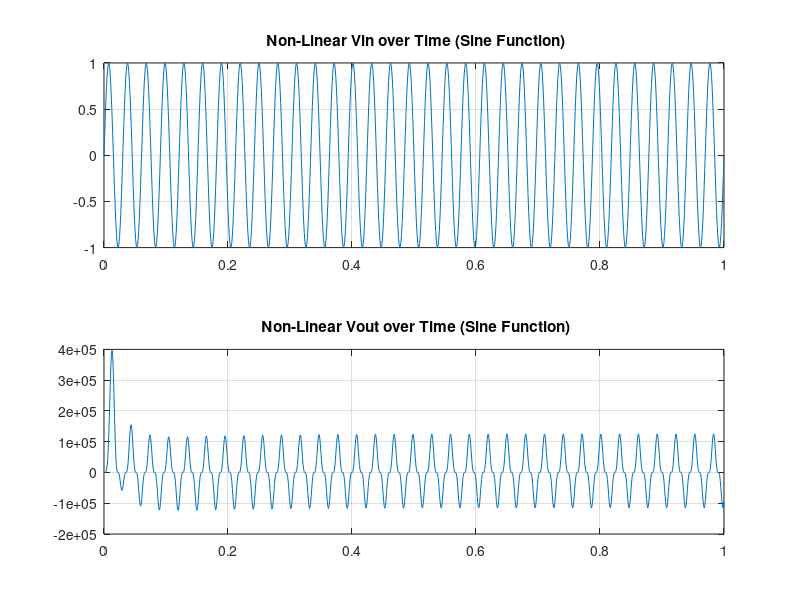
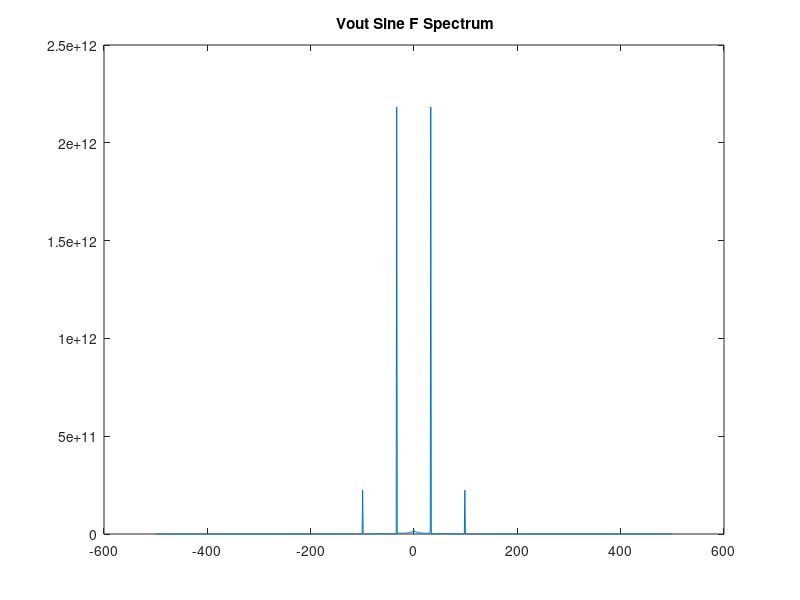
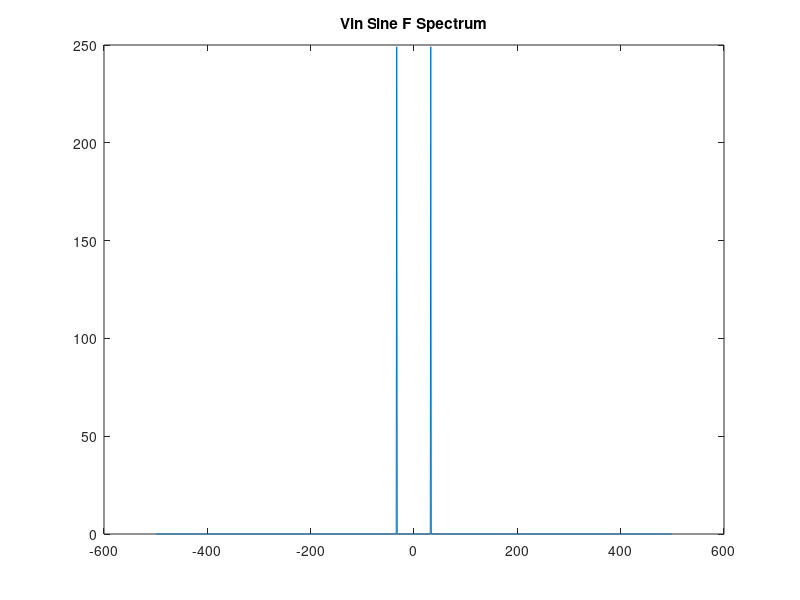

These charts were generated, in order, by the following MATLAB code:
%% Assignment 4: Part 4: Non-Linear Circuit MNA Analysis

%% Introduction 

% Firstly, I need to develop the jacobian matrix which will solve for the
% nonlinear current controlled voltage generator. Once the jacobian matrix
% is defined, the newton ralphson method will be used to solve for the
% change in voltage at each iteration of the calculation. The  V vector
% will be solved again where the output voltage will be estimated. 

clc
G1=1/1;
C2=0.25;
G2=0.5;
L=0.2;
G3=0.1;
G4=100;
G5=1/1000;
ALPHA=1000;
BETA=100e5;
GAMMA=100e8;
Vin=10;
vx=-10;

%% G, C, and J Matrix Construction


% X=[V1 Iin V2 V3 V4 V5 IL I4]
% G=[-G1,1, G1, 0,0,0,0,0; ...
%     G1,0, -G1-G2,0,0,0,-1,0;...
%     0,0,0,-G3,0,0,1,0;...
%     0,0,1,-1,0,0,0,0;...
%     0,0,0,0,0,G4,-ALPHA*G4,1;...
%     0,0,0,0,0,-G4-G5,ALPHA*G4,0;...
%     1,0,0,0,0,0,0,0;
%     0,0,0,0,1,0,-ALPHA,0];

%X=[V1 Iin V2 V3 V4 V5 IL I4]

G=[-G1,1, G1, 0,0,0,0,0; ...
    G1,0, -G1-G2,0,0,0,-1,0;...
    0,0,0,-G3,0,0,1,0;...
    0,0,1,-1,0,0,0,0;...
    0,0,0,0,-G4,G4,0,1;...% [0,0,0,0,0,0,G4,-G4*(-alpha*i3-beta*i3^2-gamma*i3^3),1]
    0,0,0,0,G4,-G4-G5,0,0;...% [0,0,0,0,-G4-G5, G4*(-alpha*i3-beta*i3^2-gamma*i3^3),0]
    1,0,0,0,0,0,0,0;
    0,0,0,0,1,0,0,0];% [0,0,0,0,-alpha*i3-beta*i3^2-gamma*i3^3,0,0,0]

C = [-C2,0,C2,0,0,0,0,0;...
    C2,0,-C2,0,0,0,0,0;....
    0,0,0,0,0,0,0,0;...
    0,0,0,0,0,0,-L,0;...
    0,0,0,0,0,0,0,0;...
    0,0,0,0,0,0,0,0;...
    0,0,0,0,0,0,0,0;...
    0,0,0,0,0,0,0,0];

I3=0;
J = [0,0,0,0,0,0,0,0;...
    0,0,0,0,0,0,0,0;...
    0,0,0,0,0,0,0,0;...
    0,0,0,0,0,0,0,0;...
    0,0,0,0,0,0,0,0;...
    0,0,0,0,0,0,0,0;...
    0,0,0,0,0,0,0,0;...
    0,0,0,0,0,0, (-ALPHA - 2*BETA*I3 - 3*GAMMA*I3^2), 0];



deltaT=0.001;
V = [0; 0; 0; 0; 0; 0; 0; 0];
Vjm=[0; 0; 0; 0; 0; 0; 0; 0];
voutval=zeros(1000,1);
vinval2=zeros(1000,1);
count=1;
time=zeros(1000,1);

%% Sine Function Input Voltage Signal 

vx=@(t) sin(2*pi*33 *t);

for t=0:deltaT:1
    
    Fvect=[0 0 0 0 0 0 vx(t) 0];
    
    time(count)=t;
    
    dvdf=C/deltaT + G - J; 
    countconvergence=0;
    while(countconvergence<200)
          
         I3= V(7); %current through inductor
         
         J = [0,0,0,0,0,0,0,0;...
             0,0,0,0,0,0,0,0;...
             0,0,0,0,0,0,0,0;...
             0,0,0,0,0,0,0,0;...
             0,0,0,0,0,0,0,0;...
             0,0,0,0,0,0,0,0;...
             0,0,0,0,0,0,0,0;...
             0,0,0,0,0,0, (-ALPHA - 2*BETA*I3 - 3*GAMMA*I3^2), 0];
          B = [ 0 0 0 0 0 0 0 (ALPHA*I3+BETA*I3^2+GAMMA*I3^3)];
         
          f=(C/deltaT+G) * V - (C/deltaT)*Vjm - Fvect' - B';
      
         H=C/deltaT + G - J;
       
         dV = -inv(H) * f;
         
         V=V+dV;
        
         if(max(abs(dV))< 1e-3)
             break;
         end
         countconvergence = countconvergence+1;
     end
     
     
    voutval(count)=V(6);
    vinval2(count)=V(1);
    Vjm=V;
    count=count+1;
end

figure(1)
subplot(2,1,2)
plot(time,voutval)
title(' Non-Linear Vout over Time (Sine Function)')
grid on

subplot(2,1,1)
plot(time,vinval2)
title(' Non-Linear Vin over Time (Sine Function)')
grid on


%Vout Frequency plots
  
fs=1000;
fvout=fft(voutval);
n=length(voutval);
Y=fftshift(fvout);
fshift = (-n/2:n/2-1)*(fs/n); % zero-centered frequency range
powershift = abs(Y).^2 /n;     % zero-centered power

figure(2)
plot(fshift,powershift)
title(' Vout Sine F Spectrum')

%Vin

fvin=fft(vinval2);
n=length(vinval2);
Y=fftshift(fvin);
fshift = (-n/2:n/2-1)*(fs/n); % zero-centered frequency range
powershift = abs(Y).^2/n;     % zero-centered power

figure(3)
plot(fshift,powershift)
title('Vin Sine F Spectrum')
%% Conclusion
% The time domain plot of the output waveform displays the non linear
% effects. The shape of the smooth sine input function is not maintained
% at the output.
%
% The output waveform of the circuit contains additional harmonics on top
% of the sine function. The additional harmonic's frequencies (spectral
% lines) can be observed in the frequency domain using the fourier
% transform in figure 2.